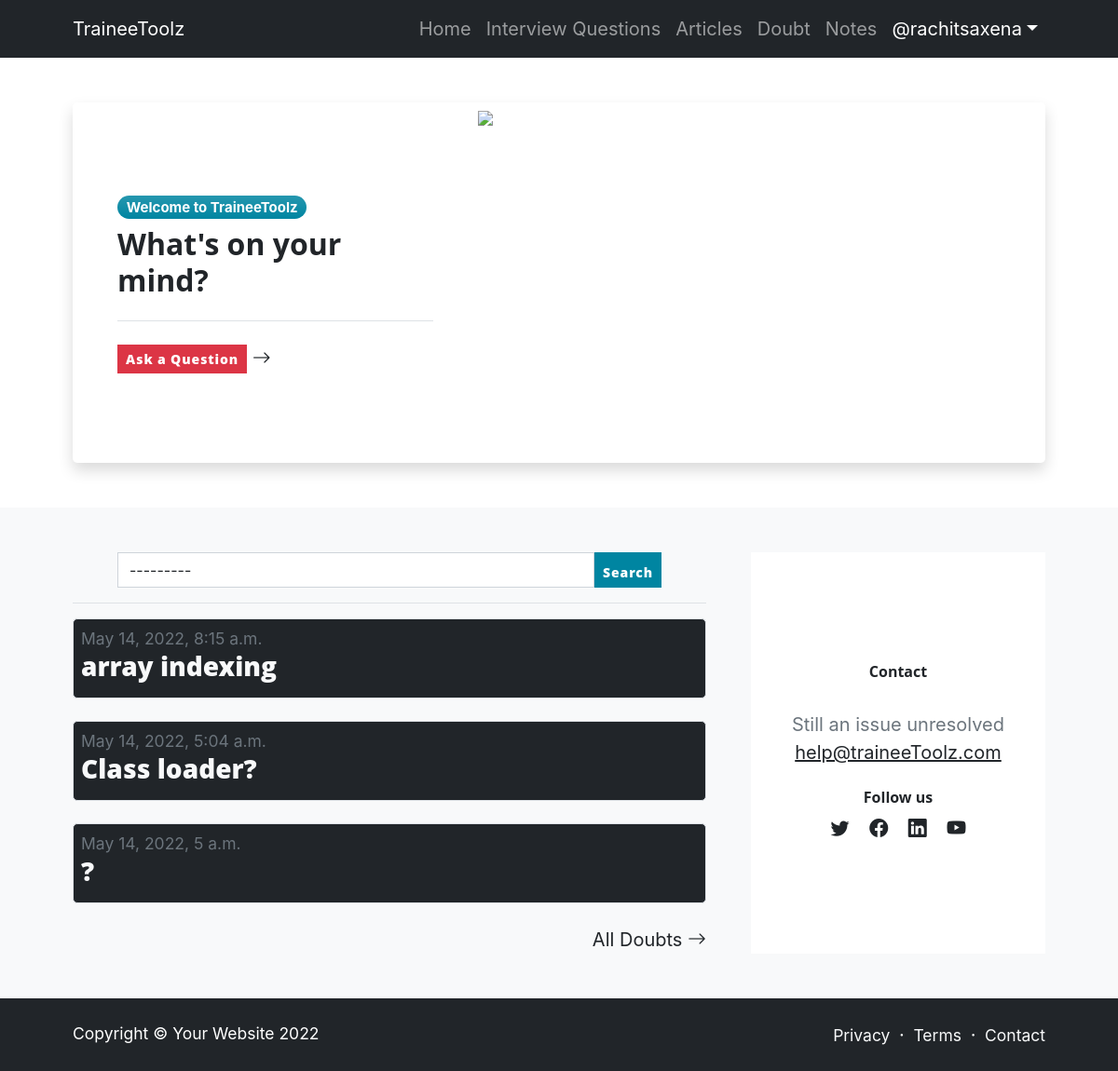
The app's page /doubt/ (signed in) with its own data.
### doubt/models.py (models this page shows)
class Doubt(models.Model):
    heading = models.CharField(max_length=200,blank=True,null=True)
    ques = models.TextField()
    meta = models.CharField(max_length=100, blank=True , null=True)
    user = models.ForeignKey(User , on_delete=models.CASCADE)
    date = models.DateTimeField(auto_now_add=True , null=True , blank=True)
    comments = models.ManyToManyField('Comment' , blank=True , related_name="comments")
    category = models.ForeignKey(Category , on_delete=models.CASCADE, null=True , blank=True )
    def __str__(self):
        return str(self.ques + ' ' + self.user.username)

### doubt/views.py (the view)
# urls.py: path('', views.index, name='index'),
@login_required(login_url="loginPage")
def index(request):
    doubts = Doubt.objects.all().order_by('-date')
    queryset = DoubtFilter(request.GET, queryset=doubts)
    doubts = queryset.qs
    category = Category.objects.all()
    l1 = []
    for i in range(len(doubts)):
        if i == 3:
            break
        else:
            l1.append(doubts[i])
    print(l1)
    params = {
        'doubts':l1,
        'queryset':queryset,
        'category':category
    }
    print(doubts)
    return render(request ,'doubt/index.html', params)

### question/models.py (called while the page is built)
    def __str__(self):
        return self.name

### templates/doubt/index.html (shortened to what this page needs)
<!DOCTYPE html>
<html lang="en">
{% load widget_tweaks%}
    <head>
        <link href="https://cdn.jsdelivr.net/npm/bootstrap-icons@1.5.0/font/bootstrap-icons.css" rel="stylesheet" />
    </head> {% load static %}
    <body class="d-flex flex-column" >
        <main class="flex-shrink-0">
            <nav class="navbar navbar-expand-lg navbar-dark bg-dark">
                <div class="container px-5">
                    <a class="navbar-brand" href="{% url 'index' %}">TraineeToolz</a>
                    <div class="collapse navbar-collapse" id="navbarSupportedContent">
                        <ul class="navbar-nav ms-auto mb-2 mb-lg-0">
                            <li class="nav-item"><a class="nav-link" href="{% url 'index' %}">Home</a></li>
                            <li class="nav-item"><a class="nav-link" href="{% url 'questionIndex' %}">Interview Questions</a></li>
                            <li class="nav-item"><a class="nav-link" href="{% url 'articles' %}">Articles</a></li>
                            <li class="nav-item"><a class="nav-link" href="{% url 'doubtIndex' %}">Doubt</a></li>
                            <li class="nav-item"><a class="nav-link" href="{% url 'notesMainPage' %}">Notes</a></li>
                            <li class="nav-item dropdown">
                                <a class="nav-link dropdown-toggle text-white" id="navbarDropdownPortfolio" href="#" role="button" data-bs-toggle="dropdown" aria-expanded="false">@{{user.username}}</a>
                            </li>
                        </ul>
                    </div>
                </div>
            </nav>
            <section class="py-5">
                <div class="container px-5">
                    <div class="card border-0  shadow rounded-3 overflow-hidden">
                        <div class="card-body p-0">
                            <div class="row gx-0">
                                <div class="col-lg-6 col-xl-5 py-lg-5">
                                    <div class="p-4 p-md-5">
                                        <div class="badge bg-primary bg-gradient rounded-pill mb-2">Welcome to TraineeToolz</div>
                                        <div class="h2 fw-bolder">What's on your mind?</div>
                                        <hr class="my-4">
                                        <a class="stretched-link text-decoration-none " href="{% url 'newDoubt' %}">
                                            <a href="{% url 'newDoubt' %}" class="btn btn-sm btn-danger">Ask a Question</a>
                                            <i class="bi bi-arrow-right"></i>
                                        </a>
                                    </div>
                                </div>
                                <div class="col-lg-6  col-xl-7"><div class="bg-featured-blog" ><img src="https://images.pexels.com/photos/159844/cellular-education-classroom-159844.jpeg?auto=compress&cs=tinysrgb&w=1260&h=750&dpr=2" style="max-width:100%; "/></div></div>
                            </div>
                        </div>
                    </div>
                </div>
            </section>
            <section class="py-5 bg-light">
                <div class="container px-5">
                    <div class="row gx-5">
                        <div class="col-xl-8">
                            <form method="GET" action="{% url 'doubtIndex' %}">
                                <div class=" px-5 d-flex">
                                        {% render_field queryset.form.category  class="form-control" placeholder="Filter for topic" %}
                                        <button class="btn btn-sm btn-primary pt-2" type="submit">Search</button>
                                </div>
                            </form>
                            <hr class="my-3">
                            {% for i in doubts%}
                            <a href="{% url 'doubt' i.id%}">
                                <div class="mb-4 border p-2 bg-dark text-light" style="border-radius:5px;">
                                    <div class="small text-muted">{{i.date}}</div>
                                    <a class="text-light" href="{% url 'doubt' i.id%}"><h3>{{i.heading}}</h3></a>
                                </div>
                            </a>
                            {% endfor %}
                            <div class="text-end mb-5 mb-xl-0">
                                <a class="text-decoration-none" href="{% url 'allDoubts'%}">
                                    All Doubts
                                    <i class="bi bi-arrow-right"></i>
                                </a>
                            </div>
                        </div>
                        <div class="col-xl-4">
                            <div class="card border-0 h-100">
                                <div class="card-body p-4">
                                    <div class="d-flex h-100 align-items-center justify-content-center">
                                        <div class="text-center">
                                            <div class="h6 fw-bolder">Contact</div>
                                            <p class="text-muted mb-4">
                                                Still an issue unresolved
                                                <br />
                                                <a href="#!">help@traineeToolz.com</a>
                                            </p>
                                            <div class="h6 fw-bolder">Follow us</div>
                                            <a class="fs-5 px-2 link-dark" href="#!"><i class="bi-twitter"></i></a>
                                            <a class="fs-5 px-2 link-dark" href="#!"><i class="bi-facebook"></i></a>
                                            <a class="fs-5 px-2 link-dark" href="#!"><i class="bi-linkedin"></i></a>
                                            <a class="fs-5 px-2 link-dark" href="#!"><i class="bi-youtube"></i></a>
                                        </div>
                                    </div>
                                </div>
                            </div>
                        </div>
                    </div>
                </div>
            </section>
        </main>
        <footer class="bg-dark py-4 mt-auto">
            <div class="container px-5">
                <div class="row align-items-center justify-content-between flex-column flex-sm-row">
                    <div class="col-auto"><div class="small m-0 text-white">Copyright &copy; Your Website 2022</div></div>
                    <div class="col-auto">
                        <a class="link-light small" href="#!">Privacy</a>
                        <span class="text-white mx-1">&middot;</span>
                        <a class="link-light small" href="#!">Terms</a>
                        <span class="text-white mx-1">&middot;</span>
                        <a class="link-light small" href="#!">Contact</a>
                    </div>
                </div>
            </div>
        </footer>
    </body>
</html>

### records on screen
Doubt: date "May 14, 2022, 8:15 a.m.", heading "array indexing"
Doubt: date "May 14, 2022, 5:04 a.m.", heading "Class loader?"
Doubt: date "May 14, 2022, 5 a.m.", heading "?"

### other values on screen
{{ user.username }} "rachitsaxena"
